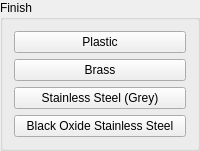
             <widget class="QGroupBox" name="screw_finish">
              <property name="title">
               <string>Finish</string>
              </property>
              <property name="checkable">
               <bool>false</bool>
              </property>
              <property name="checked">
               <bool>false</bool>
              </property>
              <layout class="QVBoxLayout" name="verticalLayout">
               <item>
                <widget class="QPushButton" name="pushButton_203">
                 <property name="text">
                  <string>Plastic</string>
                 </property>
                 <attribute name="buttonGroup">
                  <string notr="true">ScrewFinishGroup</string>
                 </attribute>
                </widget>
               </item>
               <item>
                <widget class="QPushButton" name="pushButton_202">
                 <property name="text">
                  <string>Brass</string>
                 </property>
                 <property name="checkable">
                  <bool>true</bool>
                 </property>
                 <attribute name="buttonGroup">
                  <string notr="true">ScrewFinishGroup</string>
                 </attribute>
                </widget>
               </item>
               <item>
                <widget class="QPushButton" name="pushButton_201">
                 <property name="text">
                  <string>Stainless Steel (Grey)</string>
                 </property>
                 <attribute name="buttonGroup">
                  <string notr="true">ScrewFinishGroup</string>
                 </attribute>
                </widget>
               </item>
               <item>
                <widget class="QPushButton" name="pushButton_210">
                 <property name="text">
                  <string>Black Oxide Stainless Steel</string>
                 </property>
                 <attribute name="buttonGroup">
                  <string notr="true">ScrewFinishGroup</string>
                 </attribute>
                </widget>
               </item>
              </layout>
             </widget>
